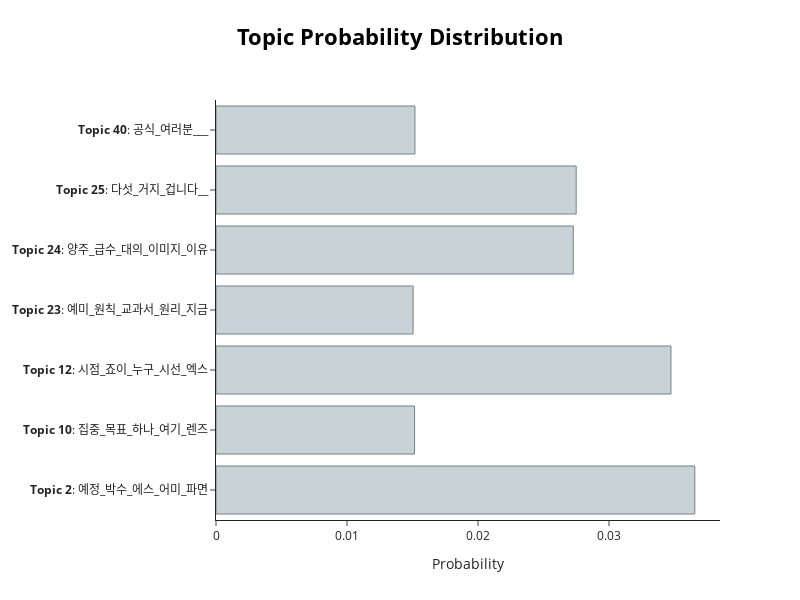

The code cell stored with this chart in its notebook:
### Code cell
model.visualize_distribution(probs[0])

### Figure 1 — Plotly figure (JSON) as saved in the notebook; plotly's stock layout.template omitted (floating-point values rounded to 4 significant figures)
{"data": [{"marker": {"color": "#C8D2D7", "line": {"color": "#6E8484", "width": 1}}, "orientation": "h", "type": "bar", "x": [0.03655, 0.01516, 0.03473, 0.01504, 0.02727, 0.02749, 0.01519], "y": ["<b>Topic 2</b>: 예정_박수_에스_어미_파면", "<b>Topic 10</b>: 집중_목표_하나_여기_렌즈", "<b>Topic 12</b>: 시점_죠이_누구_시선_엑스", "<b>Topic 23</b>: 예미_원칙_교과서_원리_지금", "<b>Topic 24</b>: 양주_급수_대의_이미지_이유", "<b>Topic 25</b>: 다섯_거지_겁니다__", "<b>Topic 40</b>: 공식_여러분___"]}], "layout": {"height": 600, "hoverlabel": {"bgcolor": "white", "font": {"family": "Rockwell", "size": 16}}, "title": {"font": {"color": "Black", "size": 22}, "text": "<b>Topic Probability Distribution</b>", "x": 0.5, "xanchor": "center", "y": 0.95, "yanchor": "top"}, "width": 800, "xaxis": {"title": {"text": "Probability"}}}}
